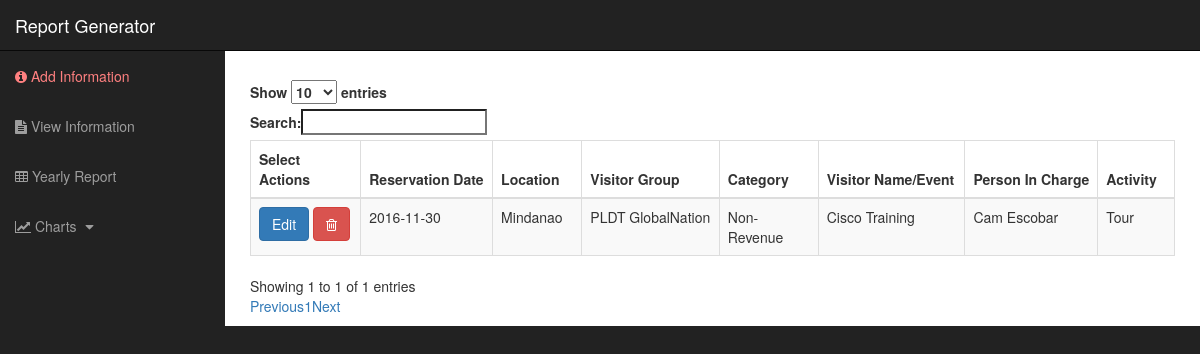
Page /user/view_info.php on the earlier database version.
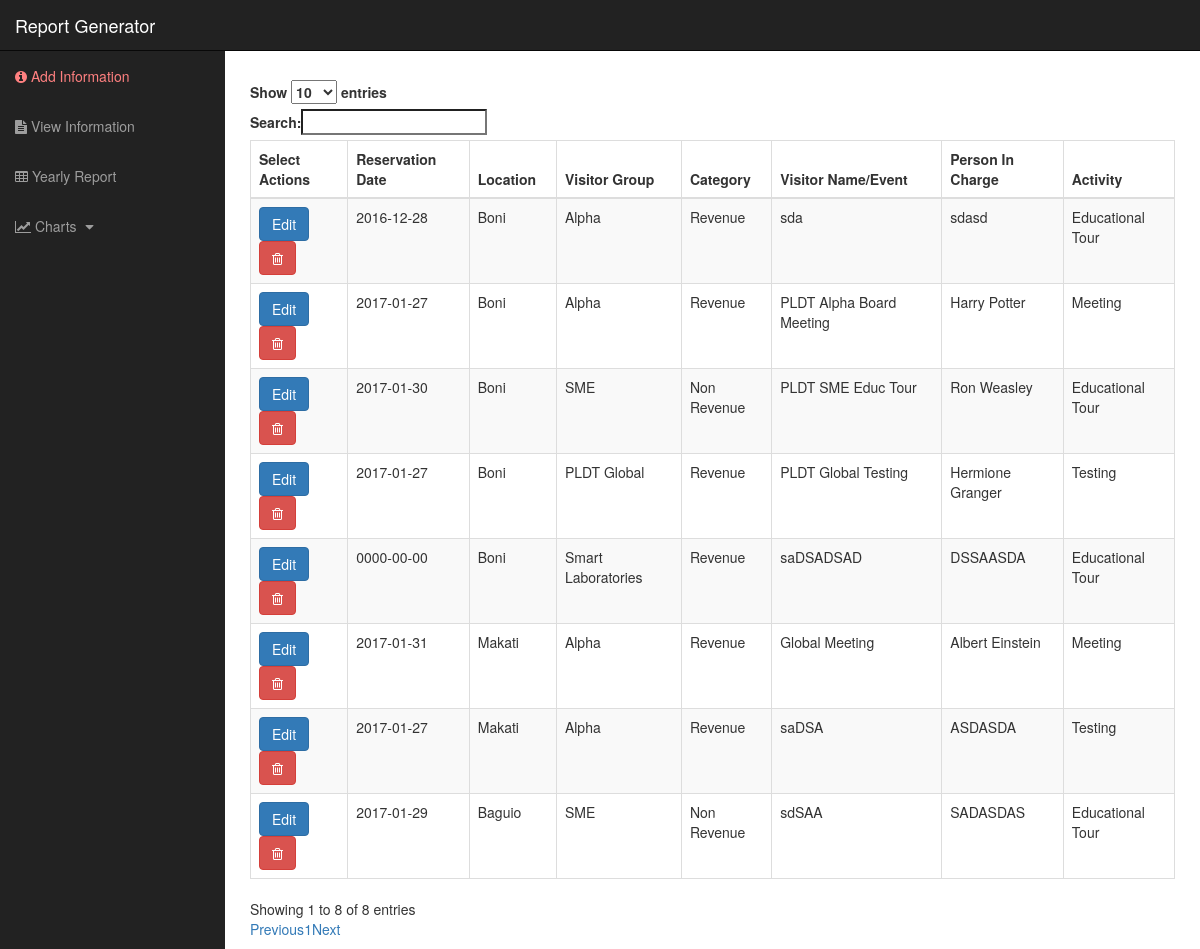
Same page on the later database version.
### tables this page shows
CREATE TABLE `tblreports` (
  `ReportID` int(20) NOT NULL,
  `ReportDate` date NOT NULL,
  `ReportLoc` int(20) NOT NULL,
  `ReportGroup` int(20) NOT NULL,
  `ReportCategory` int(20) NOT NULL,
  `ReportClient` varchar(50) NOT NULL,
  `ReportPerson` varchar(50) NOT NULL,
  `ReportActivity` int(20) NOT NULL,
  `ReportIsActive` tinyint(1) NOT NULL
);

CREATE TABLE `tbllocation` (
  `LocationID` int(20) NOT NULL,
  `LocationName` varchar(50) NOT NULL,
  `LocationCTR` int(20) NOT NULL,
  `LocationIsActive` tinyint(1) NOT NULL
);

CREATE TABLE `tblgroup` (
  `GroupID` int(20) NOT NULL,
  `GroupName` varchar(50) NOT NULL,
  `GroupCTR` int(20) NOT NULL,
  `GroupIsActive` tinyint(1) NOT NULL
);

CREATE TABLE `tblcategory` (
  `CategoryID` int(20) NOT NULL,
  `CategoryName` varchar(50) NOT NULL,
  `CategoryCTR` int(20) NOT NULL,
  `CategoryIsActive` tinyint(1) NOT NULL
);

CREATE TABLE `tblactivity` (
  `ActivityID` int(20) NOT NULL,
  `ActivityName` varchar(50) NOT NULL,
  `ActivityCTR` int(20) NOT NULL,
  `ActivityIsActive` tinyint(1) NOT NULL
);

### user/view_info.php (the view, shortened to what this page needs)
<?php
require_once('../database/config.php');
?>
<!DOCTYPE html>
<html lang="en">
<head>
  <link href="https://cdn.datatables.net/1.10.12/css/dataTables.bootstrap.min.css" rel="stylesheet">
  <link href="../css/bootstrap.min.css" rel="stylesheet">
  <link href="../css/sb-admin.css" rel="stylesheet">
  <link href="../font-awesome/css/font-awesome.min.css" rel="stylesheet" type="text/css">
</head>
<body>
  <form method="post">
    <div id="wrapper">
      <nav class="navbar navbar-inverse navbar-fixed-top" role="navigation">
        <div class="navbar-header">
          <a class="navbar-brand" href="index.php">Report Generator</a>
        </div>
        <div class="collapse navbar-collapse navbar-ex1-collapse">
          <ul class="nav navbar-nav side-nav">
             <li >
                <a style="color:#ff8080!important" href="index.php"> <i class="fa fa-info-circle" aria-hidden="true"></i> Add Information</a>
            </li>
            <li>
                <a href="view_info.php"> <i class="fa fa-file-text" aria-hidden="true"></i> View Information </a>
            </li>
            <li>
              <a href="tables/visit_reports.php"><i class="fa fa-table" aria-hidden="true"></i> Yearly Report</a>
            </li>
          <li>
            <a href="javascript:;" data-toggle="collapse" data-target="#demo"><i class="fa fa-line-chart" aria-hidden="true"></i> Charts <i class="fa fa-fw fa-caret-down"></i></a>
          </li>
          </ul>
        </div>
      </nav>
      <div id="page-wrapper">
        <div class="container-fluid"><br>
          <div class="table-responsive">
            <form method="post">
              <table id="tabreport" class="table table-striped table-bordered">
                <thead>
                  <tr>
                    <th>Select Actions</th>
                    <th>Reservation Date</th>
                    <th>Location</th>
                    <th>Visitor Group</th>
                    <th>Category</th>
                    <th>Visitor Name/Event</th>
                    <th>Person In Charge</th>
                    <th>Activity</th>
                  </tr>
                </thead>
                <tbody>
                  <?php
                  $sql = "SELECT * FROM ict_database.tblreports r
                  left join ict_database.tbllocation l
                  ON r.ReportLoc =   l.LocationID
                  left join ict_database.tblgroup g
                  ON r.ReportGroup = g.GroupID
                  left join ict_database.tblcategory c
                  ON r.ReportCategory = c.CategoryID
                  left join ict_database.tblactivity a
                  ON r.ReportActivity = a.ActivityID
                  WHERE ReportIsActive = 1
                  AND LocationIsActive = 1 AND GroupIsActive = 1 AND CategoryIsActive = 1
                  AND ActivityIsActive = 1";
                  $query = mysqli_query($conn, $sql);
                  while($row = mysqli_fetch_array($query)){
                    ?>
                    <tr>
                      <td><a href="edit_info.php?id= <?php echo $row['ReportID']?>" class="btn btn-primary"> Edit</a>
					  <a  onclick="return confirm('Delete Data?')" href="delete_report.php?del= <?php echo $row['ReportID']?>" class="btn btn-danger" ><i class="fa fa-trash-o" aria-hidden="true"></i></a>
                      </td>
                      <td><?php echo $row['ReportDate']?></td>
                      <td><?php echo $row['LocationName']?></td>
                      <td><?php echo $row['GroupName']?></td>
                      <td><?php echo $row['CategoryName']?></td>
                      <td><?php echo $row['ReportClient']?></td>
                      <td><?php echo $row['ReportPerson']?></td>
                      <td><?php echo $row['ActivityName']?></td>
                    </tr>
                    <?php
                  }
                  ?>
                </tbody>
              </table>
            </form>
          </div>
        </div>
      </div>
    </div>
  </form>
</body>
</html>

Differences in the rows shown:
removed tblreports: ReportDate "2016-11-30", ReportLoc.LocationName "Mindanao", ReportGroup.GroupName "PLDT GlobalNation", ReportCategory.CategoryName "Non-Revenue", ReportClient "Cisco Training", ReportPerson "Cam Escobar", ReportActivity.ActivityName "Tour"
added tblreports: ReportDate "2016-12-28", ReportLoc.LocationName "Boni", ReportGroup.GroupName "Alpha", ReportCategory.CategoryName "Revenue", ReportClient "sda", ReportPerson "sdasd", ReportActivity.ActivityName "Educational Tour"
now on this page (row edited): tblreports: ReportDate "2017-01-27", ReportLoc.LocationName "Boni", ReportGroup.GroupName "Alpha", ReportCategory.CategoryName "Revenue", ReportClient "PLDT Alpha Board Meeting", ReportPerson "Harry Potter", ReportActivity.ActivityName "Meeting"
added tblreports: ReportDate "2017-01-30", ReportLoc.LocationName "Boni", ReportGroup.GroupName "SME", ReportCategory.CategoryName "Non Revenue", ReportClient "PLDT SME Educ Tour", ReportPerson "Ron Weasley", ReportActivity.ActivityName "Educational Tour"
added tblreports: ReportDate "2017-01-27", ReportLoc.LocationName "Boni", ReportGroup.GroupName "PLDT Global", ReportCategory.CategoryName "Revenue", ReportClient "PLDT Global Testing", ReportPerson "Hermione Granger", ReportActivity.ActivityName "Testing"
added tblreports: ReportDate "0000-00-00", ReportLoc.LocationName "Boni", ReportGroup.GroupName "Smart Laboratories", ReportCategory.CategoryName "Revenue", ReportClient "saDSADSAD", ReportPerson "DSSAASDA", ReportActivity.ActivityName "Educational Tour"
added tblreports: ReportDate "2017-01-31", ReportLoc.LocationName "Makati", ReportGroup.GroupName "Alpha", ReportCategory.CategoryName "Revenue", ReportClient "Global Meeting", ReportPerson "Albert Einstein", ReportActivity.ActivityName "Meeting"
added tblreports: ReportDate "2017-01-27", ReportLoc.LocationName "Makati", ReportGroup.GroupName "Alpha", ReportCategory.CategoryName "Revenue", ReportClient "saDSA", ReportPerson "ASDASDA", ReportActivity.ActivityName "Testing"
added tblreports: ReportDate "2017-01-29", ReportLoc.LocationName "Baguio", ReportGroup.GroupName "SME", ReportCategory.CategoryName "Non Revenue", ReportClient "sdSAA", ReportPerson "SADASDAS", ReportActivity.ActivityName "Educational Tour"
Other differences:
text written by a page script: "Show entries Search: Showing 1 to 1 of 1 entries Previous 1 Next" → "Show entries Search: Showing 1 to 8 of 8 entries Previous 1 Next"
